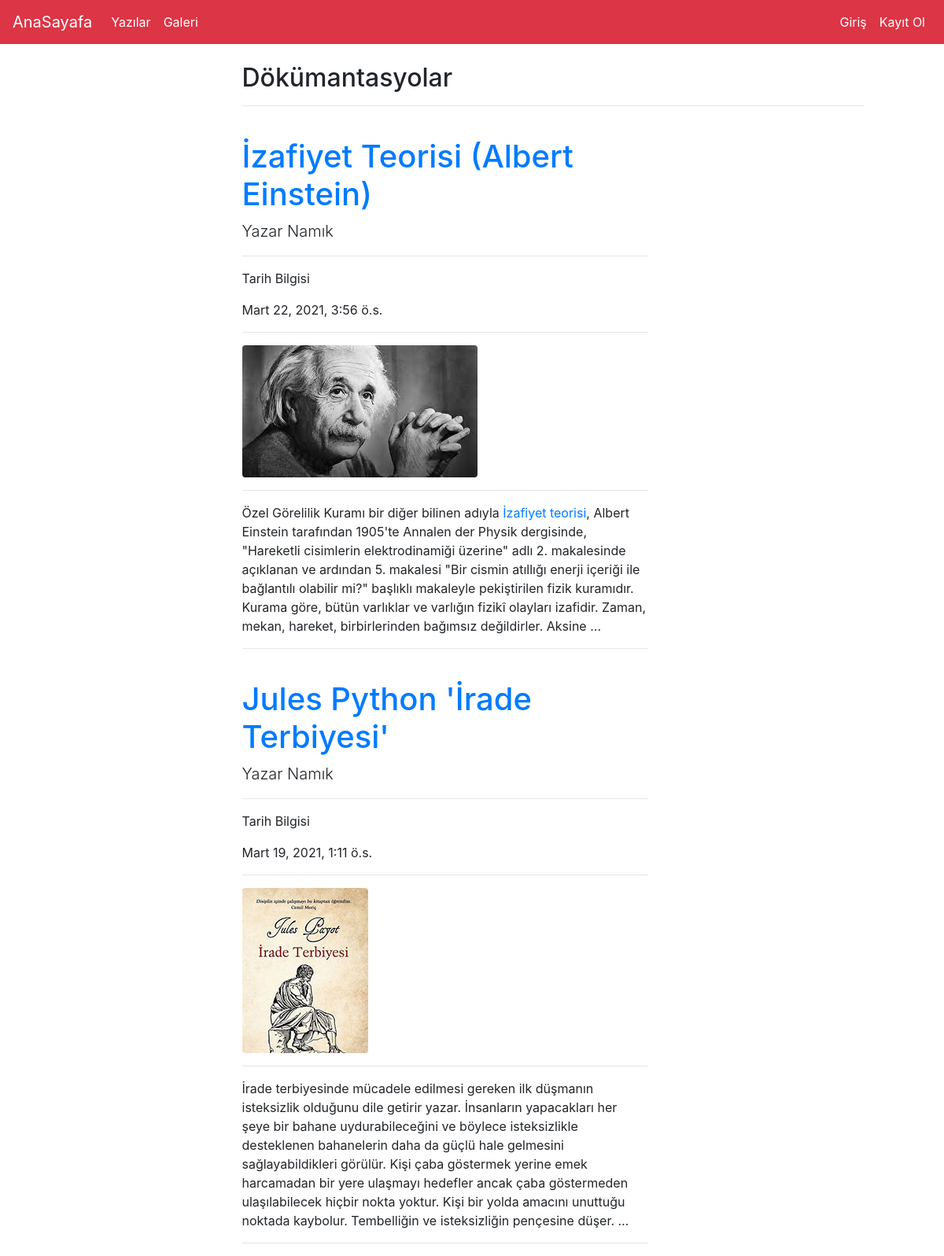
The app's page /articles/ with its own data.
### article/models.py (models this page shows, shortened)
class Article(models.Model):
    author = models.ForeignKey('auth.User',on_delete=models.CASCADE,verbose_name='Yazar')
    title = models.CharField(max_length= 55,verbose_name='Başlık')
    content = RichTextField(verbose_name='İçerik')
    created_date = models.DateTimeField(auto_now_add=True,verbose_name='Oluşturulma Tarihi')
    article_image = models.FileField(blank=True,null=True,verbose_name='Makleye Fotograf ekle')
    class Meta:
        ordering = ['-created_date']

### article/views.py (the view)
# urls.py: path('', views.articles, name = 'articles'),
def articles(request):
    articles = Article.objects.all()
    return render(request,'articles.html',{'articles':articles})

### templates/articles.html (shortened to what this page needs)
{% extends "layout.html" %}
{% block body %}
<div class = 'row'>
<div class="col-md-8 offset-md-3">
<h2>Dökümantasyolar</h2>
<hr>
{% if articles %}
{% for article in articles  %}
<div class="row">
      <div class="col-lg-8">
        <a href='{% url "article:detail" article.id%}'><h1 class="mt-4">{{article.title}}</h1></a>
        <p class="lead">
          Yazar
            {{article.author.username}}
        </p>
        <hr>
        <p>Tarih Bilgisi</p>
            {{article.created_date}}
        <hr>
        {% if article.article_image %}
        <img class="img-fluid rounded" src="{{article.article_image.url}}" alt="">
         {% endif %}
        <hr>
        <p class="lead">
         {{article.content|safe|truncatewords:60}}
        </p>
        <hr>
      </div>
    </div>
{% endfor %}
{% else %}
<div class = 'alert alert-warning'>
  Makale bulunamadı
</div>
{% endif %}
</div>
  </div>
{% endblock body %}

### records on screen
Article: title "İzafiyet Teorisi (Albert Einstein)", author.username "Namık", created_date "Mart 22, 2021, 3:56 ö.s.", article_image (picture), content "Özel Görelilik Kuramı bir diğer bilinen adıyla İzafiyet teorisi , Albert Einstein tarafından 1905'te Annalen der Physik dergisinde, \"Hareketli cisimlerin elektrodinamiği üzerine\" adlı 2. makalesinde açıklanan ve ardından 5. makalesi \"Bir cismin atıllığı enerji içeriği ile bağlantılı olabilir mi?\" başlıklı makaleyle pekiştirilen fizik kuramıdır. Kurama göre, bütün varlıklar ve varlığın fizikî olayları izafidir. Zaman, mekan, hareket, birbirlerinden bağımsız değildirler. Aksine …"
Article: title "Jules Python 'İrade Terbiyesi'", author.username "Namık", created_date "Mart 19, 2021, 1:11 ö.s.", article_image (picture), content "İrade terbiyesinde mücadele edilmesi gereken ilk düşmanın isteksizlik olduğunu dile getirir yazar. İnsanların yapacakları her şeye bir bahane uydurabileceğini ve böylece isteksizlikle desteklenen bahanelerin daha da güçlü hale gelmesini sağlayabildikleri görülür. Kişi çaba göstermek yerine emek harcamadan bir yere ulaşmayı hedefler ancak çaba göstermeden ulaşılabilecek hiçbir nokta yoktur. Kişi bir yolda amacını unuttuğu noktada kaybolur. Tembelliğin ve isteksizliğin pençesine düşer. …"
